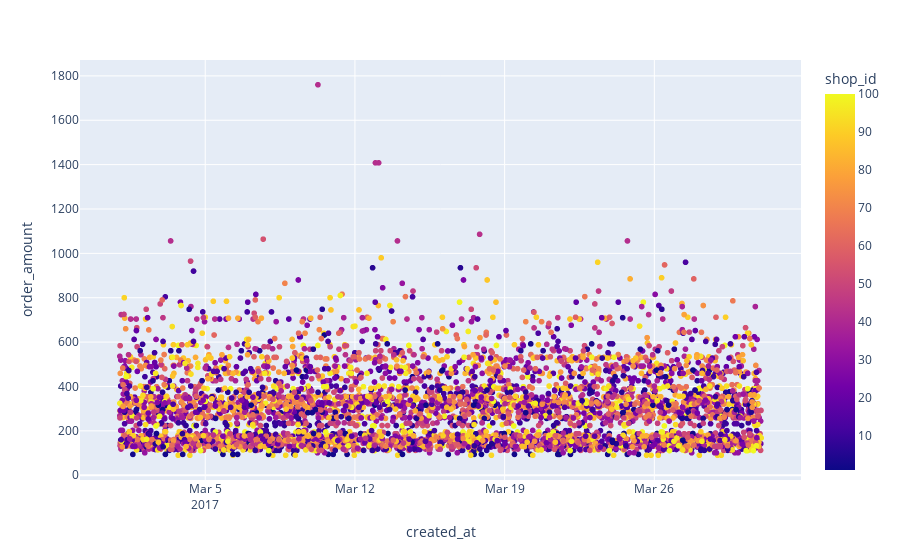

Notebook code cell kept with this figure:
### Code cell
px.scatter(clean_df, x='created_at', y='order_amount', color='shop_id')

### Figure 1 — Plotly figure (JSON) as saved in the notebook; plotly's stock layout.template omitted (floating-point values rounded to 4 significant figures; data arrays with more than 128 entries replaced by an {"elided": "..."} marker saying what was removed)
{"data": [{"hovertemplate": "created_at=%{x}<br>order_amount=%{y}<br>shop_id=%{marker.color}<extra></extra>", "legendgroup": "", "marker": {"color": {"elided": "4937 int values"}, "coloraxis": "coloraxis", "symbol": "circle"}, "mode": "markers", "name": "", "showlegend": false, "type": "scattergl", "x": {"elided": "4937 str values"}, "xaxis": "x", "y": {"elided": "4937 int values"}, "yaxis": "y"}], "layout": {"coloraxis": {"colorbar": {"title": {"text": "shop_id"}}, "colorscale": [[0, "#0d0887"], [0.1111, "#46039f"], [0.2222, "#7201a8"], [0.3333, "#9c179e"], [0.4444, "#bd3786"], [0.5556, "#d8576b"], [0.6667, "#ed7953"], [0.7778, "#fb9f3a"], [0.8889, "#fdca26"], [1, "#f0f921"]]}, "legend": {"tracegroupgap": 0}, "margin": {"t": 60}, "xaxis": {"anchor": "y", "domain": [0, 1], "title": {"text": "created_at"}, "type": "date", "range": ["2017-02-27 05:03:18.9595", "2017-04-01 19:00:25.0405"], "autorange": true}, "yaxis": {"anchor": "x", "domain": [0, 1], "title": {"text": "order_amount"}, "type": "linear", "range": [-28.41, 1878.0], "autorange": true}, "autosize": true}}
